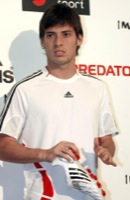
%> input picture white/119680039698220071204-797383dn.jpg, 130 x 200 px
$ octave trat_imagenes.m   (GNU Octave 9; MATLAB toolbox functions it lacks are replaced by stand-ins)
%> lines starting %> are read from the running program, lines starting %| are printed output that depends on the picture; in (x1, y1, x2, y2) boxes, pixels count from 0 and x2, y2 are one past the last pixel; in counts of white or black regions, pixels touching at a corner belong together; the program's own positions count from 1
### cargaImagenes.m
function [ list ] = cargaImagenes( folder, elem_size )
%> called with folder = 'white', elem_size = 80
%UNTITLED Summary of this function goes here
%   Detailed explanation goes here

D = dir(strcat(folder,'/*.jpg'));
list = cell(1,numel(D));
for i = 1:numel(D)
    IMG= imread(strcat(folder,'/',D(i).name));
%> IMG is the input picture: size 200x130x3 uint8; mean R, G, B 203, 189.6, 181
    IMG = imresize(IMG,[elem_size elem_size]);
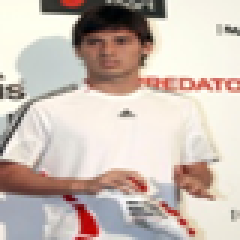
%> IMG: size 80x80x3 uint8 (shown 3 times larger); mean R, G, B 203, 189.7, 181.1
    list{i} = IMG;
end
%> pass 2 of the loop in cargaImagenes, `for i = 1:numel(D)`:
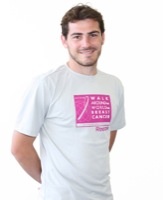
%> input picture white/1251365212_0.jpg, 163 x 200 px
%> in cargaImagenes, IMG is the input picture: size 200x163x3 uint8; mean R, G, B 233.3, 227.4, 230.5
%> in cargaImagenes, `IMG = imresize(IMG,[elem_size elem_size]);`:
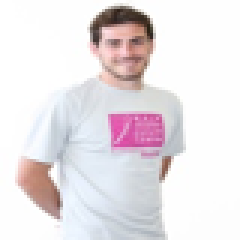
%> IMG: size 80x80x3 uint8 (shown 3 times larger); mean R, G, B 233.3, 227.4, 230.5
%> pass 3 of the loop in cargaImagenes, `for i = 1:numel(D)`:
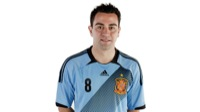
%> input picture white/1330442245009.jpg, 200 x 112 px
%> in cargaImagenes, IMG is the input picture: size 112x200x3 uint8; mean R, G, B 215.9, 219.9, 223.6
%> in cargaImagenes, `IMG = imresize(IMG,[elem_size elem_size]);`:
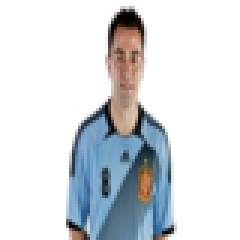
%> IMG: size 80x80x3 uint8 (shown 3 times larger); mean R, G, B 215.9, 219.9, 223.6
end

### oscureceLista.m
function [ list ] = oscureceLista( lst_image, factor )
%UNTITLED3 Summary of this function goes here
%   Detailed explanation goes here
    list=lst_image;
    LST_SIZE= size(lst_image);
    for i=1:LST_SIZE(:,2),
        list{i}=factor*lst_image{i};
    end

end

### superpone.m
function [ image_out ] = superpone( image_sup, image_edge, color)
%UNTITLED2 Summary of this function goes here
%   Detailed explanation goes here

tam= size(image_sup);
image_out=image_sup;
for i=1:tam(1,1),
    for j=1:tam(1,2),
        for p=1:tam(1,3),
           if(image_edge(i,j)==0)
               image_out(i,j,p)=color;
           else
               image_out(i,j,p)=image_sup(i,j,p);
           end

        end
    end
end

end

### trat_imagenes.m

% *********************************************************************
% *********************************************************************
% *************// PROYECTO. FOTOMOSAICO // ****************************
% **// Autores: Miguel Viana Matesanz y Roberto Jim閚ez S醤chez //*****
% *********************************************************************
% *********************************************************************

clear

% ********************************************
% Constantes iniciales
% ********************************************

% Colores aleatorios

COLORS=0;

% Nombre de la imagen que va a ser procesada

IMAGE_NAME = 'iker.jpg';

% Umbrales para la transformaci髇 de la imagen a binaria


EDGE1=155;
EDGE2=137;
EDGE3=115;
EDGE4=95;

% Colores de la imagen solapada **** TODAV虯 SIN UTILIZAR

COLOR_LAYER0=255;
COLOR_LAYER1=200;
COLOR_LAYER2=150;
COLOR_LAYER3=100;
COLOR_LAYER4=0;

% Factores de oscurecimiento de la imagen

%IKER

D_WHITE=1.2;
D_BLACK=0.6;
D_GRAY=0.7;
D_MIDDLE_BLACK=0.50;
D_MIDDLE_WHITE=0.8;

% Factores de coloracion de la imagen
SET_RED=1;
SET_GREEN=1;
SET_BLUE=1;

% Constante de submuestreo de la imagen

A=3;

% Tama駉 de cada imagen del mosaico ELEM_SIZExELEM_SIZE

ELEM_SIZE= 80;

% Cargamos imagenes para el mosaico

LIST_WHITE = cargaImagenes('white',ELEM_SIZE);
%> LIST_WHITE = 3 items
LIST_GRAY = cargaImagenes('gray',ELEM_SIZE);
LIST_BLACK = cargaImagenes('black',ELEM_SIZE);

% Oscurecemos o aclaramos las imagenes

LIST_MIDDLE_BLACK = oscureceLista(LIST_GRAY,D_MIDDLE_BLACK);
LIST_GRAY = oscureceLista(LIST_GRAY,D_GRAY);
LIST_BLACK = oscureceLista(LIST_BLACK,D_BLACK);
LIST_MIDDLE_WHITE = oscureceLista(LIST_WHITE,D_MIDDLE_WHITE);
%> LIST_MIDDLE_WHITE = 3 items
LIST_WHITE = oscureceLista(LIST_WHITE,D_WHITE);


% ****************************************************************
% ****************************************************************
% *************// IMPLEMENTACION. FOTOMOSAICO // *****************
% ****************************************************************
% ****************************************************************


% ****************************************************************
% FASE 1: Leemos la imagen del fichero que vamos a tratar
% ****************************************************************


IMAGE_RGB = imread(IMAGE_NAME);
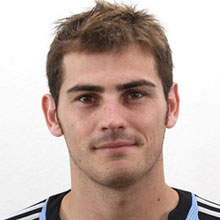
%> input picture iker.jpg, 220 x 220 px
%> IMAGE_RGB is the input picture: size 220x220x3 uint8; mean R, G, B 196.4, 178, 170.3


% ****************************************************************
% FASE 2: Convierte la se馻l original a escala de grises
% ****************************************************************


IMAGE_GRAY = rgb2gray(IMAGE_RGB);
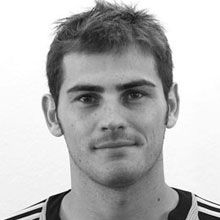
%> IMAGE_GRAY: size 220x220 uint8; min 0, max 255, mean 182.6


% ****************************************************************
% FASE 3: Descomposici髇 en capas
% ****************************************************************


% Convertimos nuestra imagen a binaria con el primer umbral

IMAGE_EDGE1 = IMAGE_GRAY>EDGE1;
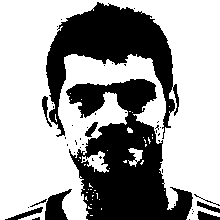
%> IMAGE_EDGE1: size 220x220 logical; 63.7% white; 46 black regions (36 under 20 px), largest, box (x1, y1, x2, y2) and area: (66, 79, 193, 220) 9552, (46, 2, 179, 139) 6800, (45, 189, 72, 220) 480


% Convertimos nuestra imagen a binaria con el segundo umbral

IMAGE_EDGE2 = IMAGE_GRAY>EDGE2;
%> IMAGE_EDGE2: size 220x220 logical; 71.6% white; 37 black regions (24 under 20 px), largest, box (x1, y1, x2, y2) and area: (46, 2, 175, 136) 6073, (74, 146, 192, 220) 3711, (87, 124, 145, 162) 1131

% Convertimos nuestra imagen a binaria con el segundo umbral

IMAGE_EDGE3 = IMAGE_GRAY>EDGE3;
%> IMAGE_EDGE3: size 220x220 logical; 78.9% white; 43 black regions (28 under 20 px), largest, box (x1, y1, x2, y2) and area: (47, 3, 174, 135) 5323, (89, 162, 156, 220) 1492, (115, 80, 155, 109) 690

% Convertimos nuestra imagen a binaria con el segundo umbral

IMAGE_EDGE4 = IMAGE_GRAY>EDGE4;
%> IMAGE_EDGE4: size 220x220 logical; 84.9% white; 44 black regions (28 under 20 px), largest, box (x1, y1, x2, y2) and area: (47, 5, 172, 113) 4147, (116, 80, 154, 107) 523, (167, 188, 192, 220) 472


% *************************************************************************
% FASE 4: Superposici髇 de las imagenes umbrales
% *************************************************************************

% Superposici髇 de las 2 imagenes creadas a partir de los umbrales.


IMAGE_FONDO = IMAGE_GRAY > 255;% Una imagen entera negra.
%> IMAGE_FONDO: size 220x220 logical; every value is 0
IMAGE_SUPERPUESTA = IMAGE_RGB;
IMAGE_SUPERPUESTA = superpone(IMAGE_SUPERPUESTA,IMAGE_FONDO,COLOR_LAYER0);
%> after the loop in superpone, `for i=1:tam(1,1),`: image_out: size 220x220x3 uint8; every value is 255
IMAGE_SUPERPUESTA = superpone(IMAGE_SUPERPUESTA,IMAGE_EDGE1,COLOR_LAYER1);
IMAGE_SUPERPUESTA = superpone(IMAGE_SUPERPUESTA,IMAGE_EDGE2,COLOR_LAYER2);
IMAGE_SUPERPUESTA = superpone(IMAGE_SUPERPUESTA,IMAGE_EDGE3,COLOR_LAYER3);
%> call 4 of superpone, with color = 100
%> after the loop in superpone (call 4), `for i=1:tam(1,1),`:
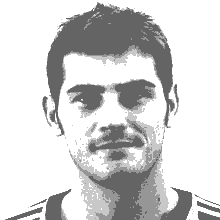
%> image_out: size 220x220x3 uint8; min 100, max 255, mean 210.3
IMAGE_SUPERPUESTA = superpone(IMAGE_SUPERPUESTA,IMAGE_EDGE4,COLOR_LAYER4);
%> call 5 of superpone, with color = 0
%> after the loop in superpone (call 5), `for i=1:tam(1,1),`:
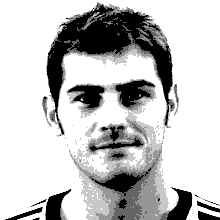
%> image_out: size 220x220x3 uint8; 15.13% of pixels changed, all inside (x1, y1, x2, y2) = (6, 5, 220, 220)


% *************************************************************************
% FASE 5: Submuestreo de la imagen
% *************************************************************************


IMAGE_SUBM = IMAGE_SUPERPUESTA(1:A:end, 1:A:end, 1:1:end);
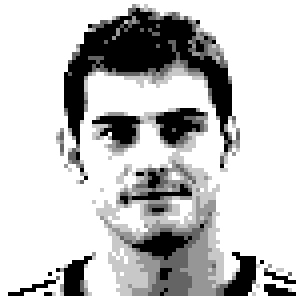
%> IMAGE_SUBM: size 74x74x3 uint8 (shown 4 times larger); min 0, max 255, mean 195.5

% Miramos las dimensiones

SIZE = size(IMAGE_SUBM);
%> SIZE = [74 74 3]
M = SIZE(1,1);
%> M = 74
N = SIZE(1,2);
%> N = 74

% **************************************************
% ADICIONAL: Sobremuestreo de la imagen submuestreada
% **************************************************


% Sobremuestreamos la imagen


%> (the run ends here)
